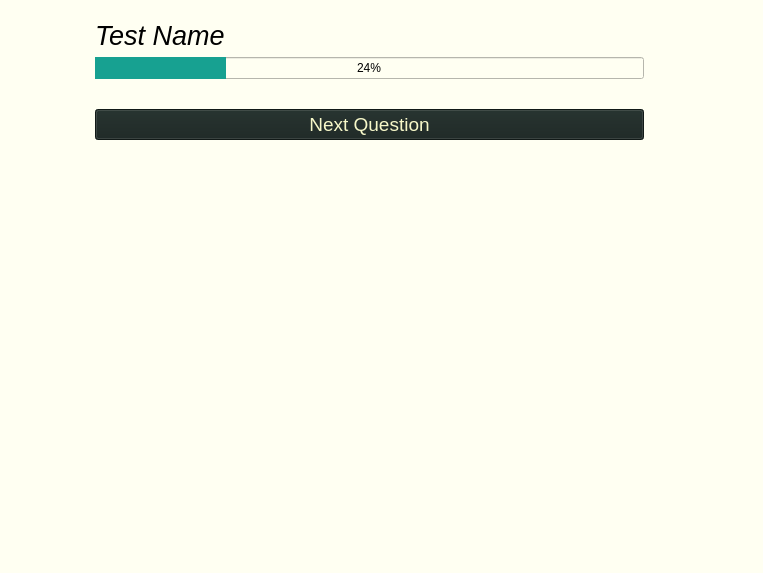
<?xml version="1.0" encoding="UTF-8"?>
<ui version="4.0">
 <class>testTakingFrame</class>
 <widget class="QFrame" name="testTakingFrame">
  <property name="geometry">
   <rect>
    <x>0</x>
    <y>0</y>
    <width>763</width>
    <height>573</height>
   </rect>
  </property>
  <property name="windowTitle">
   <string>Frame</string>
  </property>
  <property name="styleSheet">
   <string notr="true">background-color: rgb(255, 255, 242);</string>
  </property>
  <layout class="QHBoxLayout" name="mainLayout">
   <item>
    <spacer name="horizontalSpacer">
     <property name="orientation">
      <enum>Qt::Horizontal</enum>
     </property>
     <property name="sizeType">
      <enum>QSizePolicy::Preferred</enum>
     </property>
     <property name="sizeHint" stdset="0">
      <size>
       <width>75</width>
       <height>20</height>
      </size>
     </property>
    </spacer>
   </item>
   <item>
    <widget class="QFrame" name="frame">
     <property name="frameShape">
      <enum>QFrame::NoFrame</enum>
     </property>
     <property name="frameShadow">
      <enum>QFrame::Plain</enum>
     </property>
     <property name="lineWidth">
      <number>0</number>
     </property>
     <layout class="QVBoxLayout" name="verticalLayout_2">
      <item>
       <widget class="QLabel" name="testNameLabel">
        <property name="font">
         <font>
          <family>Helvetica Neue</family>
          <pointsize>20</pointsize>
          <italic>true</italic>
         </font>
        </property>
        <property name="text">
         <string>Test Name</string>
        </property>
       </widget>
      </item>
      <item>
       <widget class="QProgressBar" name="progressBar">
        <property name="styleSheet">
         <string notr="true">QProgressBar{
	text-align : center;
}
QProgressBar::chunk {
	background-color: rgb(23, 161, 145);
}</string>
        </property>
        <property name="value">
         <number>24</number>
        </property>
       </widget>
      </item>
      <item>
       <widget class="QFrame" name="taskFrame">
        <property name="frameShape">
         <enum>QFrame::NoFrame</enum>
        </property>
        <property name="frameShadow">
         <enum>QFrame::Raised</enum>
        </property>
        <layout class="QHBoxLayout" name="taskLayout"/>
       </widget>
      </item>
      <item>
       <widget class="QPushButton" name="nextQButton">
        <property name="font">
         <font>
          <family>Helvetica Neue</family>
          <pointsize>14</pointsize>
          <italic>false</italic>
         </font>
        </property>
        <property name="styleSheet">
         <string notr="true">background-color: rgb(24, 35, 32);
color: rgb(246, 247, 200);
</string>
        </property>
        <property name="text">
         <string>Next Question</string>
        </property>
       </widget>
      </item>
      <item>
       <spacer name="verticalSpacer">
        <property name="orientation">
         <enum>Qt::Vertical</enum>
        </property>
        <property name="sizeHint" stdset="0">
         <size>
          <width>20</width>
          <height>40</height>
         </size>
        </property>
       </spacer>
      </item>
     </layout>
    </widget>
   </item>
   <item>
    <widget class="QFrame" name="askLepFrame">
     <property name="frameShape">
      <enum>QFrame::NoFrame</enum>
     </property>
     <property name="frameShadow">
      <enum>QFrame::Plain</enum>
     </property>
     <layout class="QHBoxLayout" name="askLepLayout"/>
    </widget>
   </item>
   <item>
    <spacer name="horizontalSpacer_2">
     <property name="orientation">
      <enum>Qt::Horizontal</enum>
     </property>
     <property name="sizeType">
      <enum>QSizePolicy::Preferred</enum>
     </property>
     <property name="sizeHint" stdset="0">
      <size>
       <width>75</width>
       <height>20</height>
      </size>
     </property>
    </spacer>
   </item>
  </layout>
 </widget>
 <resources/>
 <connections/>
</ui>
